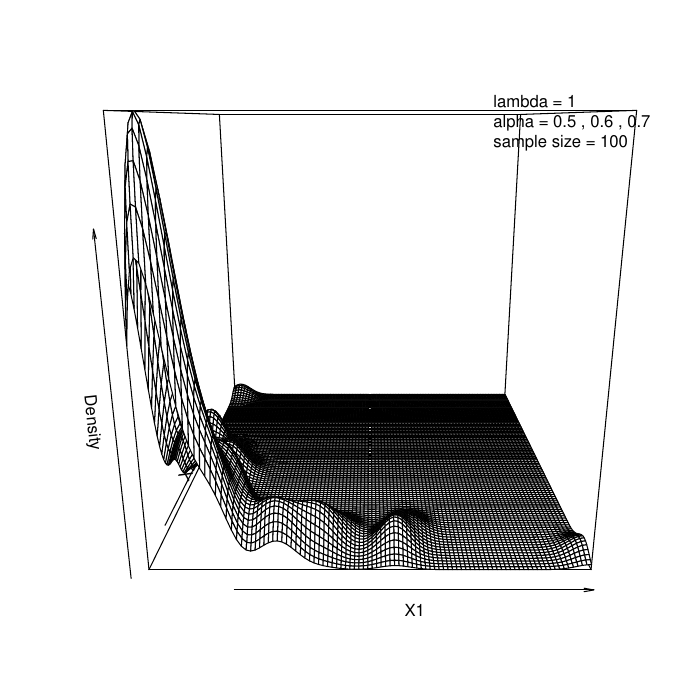

This chart was generated by the following R code:
args<-commandArgs(TRUE)

library(MASS) #For kde2d

#Function BVGEF Computes Value F(X)
BVGEF <- function(X, lambda, alpha) {
	return ((1 - exp(-lambda * X[1]))^(alpha[2]) * (1 - exp(-lambda * X[2]))^(alpha[3]) * (1 - exp(-lambda * min(X)))^(alpha[1]));
}

#Function GE generates n numbers from generalised exponential
GE <- function(n, lambda, alpha) {
	U <- runif(n,0,1);
	return (- log(1 - U^(1 / alpha)) / lambda);
}

#Function BVGE generates n numbers from Bivariate generalised exponential
BVGE <- function(n, lambda, alpha) {
	bvge <- matrix(0, nrow = n, ncol = 2);

	for(i in 1:n) {
		U <- vector(length = 3);
		U[1]<-GE(1,lambda,alpha[1]);
		U[2]<-GE(1,lambda,alpha[2]);
		U[3]<-GE(1,lambda,alpha[3]);		

		bvge[i,] <- c(max(U[1], U[2]), max(U[1], U[3]));
#		bvge[i,1] <- max(U[1], U[2]);
#		bvge[i,2] <- max(U[1], U[3]);
	}
	return (bvge);
}

#Function TRUNC_BVGE generates n numbers from Truncated Bivariate generalised exponential
TRUNC_BVGE <- function(n, lambda, alpha) {
	trunc_bvge<-matrix(0, nrow = n, ncol = 2);

	for (i in 1:n) {
		repeat {
			u<-runif(1, 0, 1);
			X <- BVGE(1, lambda, alpha);
			F <- BVGEF(X, lambda, alpha);

			if (u <= (1 - (4 * lambda * F)/(1 + lambda))) {
				trunc_bvge[i,] <- X;
				break;
			}
		}
	}

	return(trunc_bvge);
}  

n = as.integer(args[1]);
lambda = as.numeric(args[2]);
#alpha <- vector(length = 3);
alpha <- c(as.numeric(args[3]), as.numeric(args[4]), as.numeric(args[5]));

set.seed(1);

#X <- TRUNC_BVGE(1000,1,0.5,0.6,0.7);
X <- TRUNC_BVGE(n, lambda, alpha);
f <- kde2d(X[,1], X[,2], n = n); # Two dimensional kernel density approximation

cat("The sample means, variances, and covariance, given lambda", lambda, ", alpha", alpha, ", and sample size ", n, ", are estimated to be :","\nmean(X1) =", mean(X[,1]), "\nmean(X2) =", mean(X[,2]), "\nvariance(X1) =", var(X[,1]), "\nvariance(X2) =", var(X[,2]), "\ncorrelation(X1, X2) =", cor(X[,1], X[,2]), "\n");

pdf("2.pdf");
#contour(f, xlab = "X1", ylab = "X2", main = "")
persp(f, xlab = "X1", ylab = "X2", zlab = "Density", main = "", box = TRUE)
legend('topright', legend = c(paste("lambda =", lambda), paste("alpha =", alpha[1], ",", alpha[2], ",", alpha[3]), paste("sample size =", n)), lty = 0, col = "white", bty = 'n');

#The sample means, variances, and covariance, given lambda 1 , alpha 0.5 0.6 0.7 , and sample size  100 , are estimated to be : 
#mean(X1) = 0.593018 
#mean(X2) = 0.6326948 
#variance(X1) = 0.5792707 
#variance(X2) = 0.5200241 
#correlation(X1, X2) = -0.137354